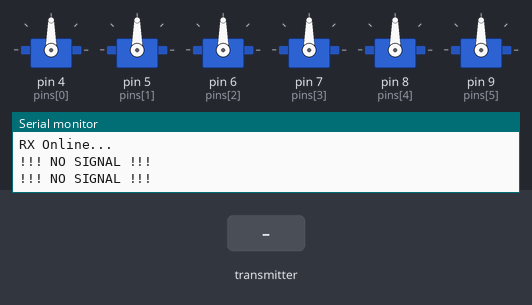
This sketch was run on a simulated Arduino Uno, built with avr-gcc and run on an emulated ATmega328P. Parts: 6 × servo, the last lines printed to the serial monitor. The test bench sets the inputs (shaded band). No radio packets arrive unless stated.

Above: at 1.2 s.
1.3 s: the transmitter starts sending j1x = 0
At 1.6 s:
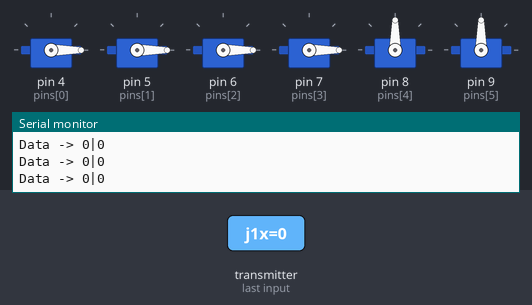
2.8 s: the transmitter starts sending j1y = 256
At 3.7 s:
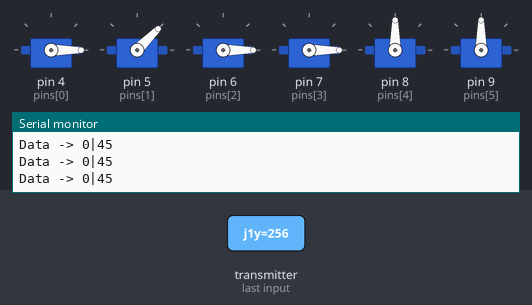
4.3 s: the transmitter starts sending j2x = 256
At 4.9 s:
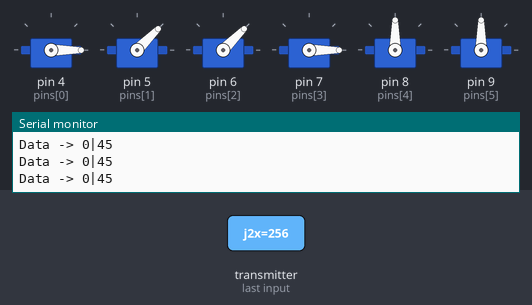
5.8 s: the transmitter starts sending j2y = 256
At 7.0 s:
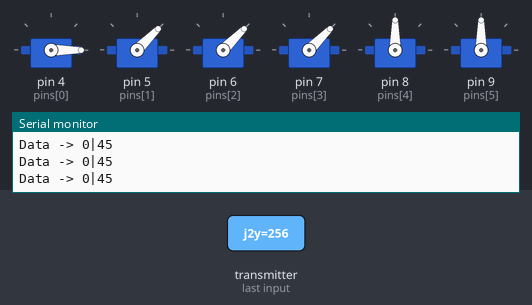
7.3 s: the transmitter starts sending ax = 25
At 8.3 s:
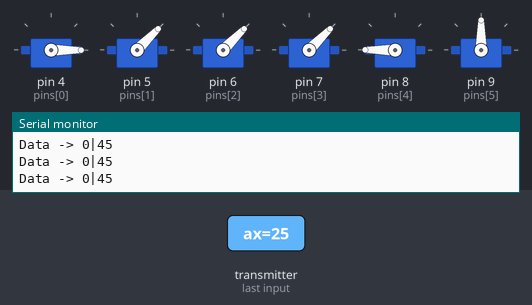
8.8 s: the transmitter starts sending ay = 25
At 9.5 s:
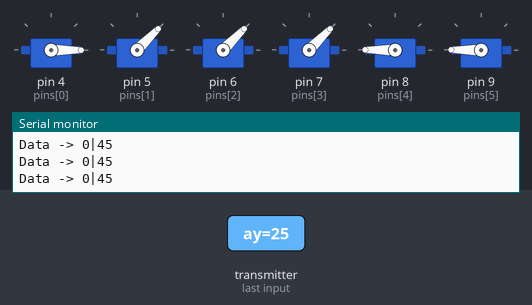
Timing chart, 0 to 11.3 s (numbered marks = the images above; inputs shaded):
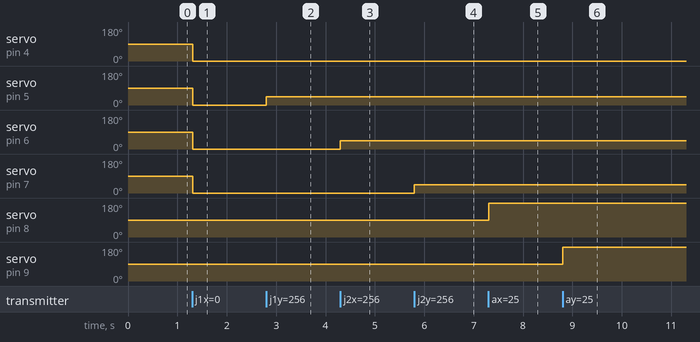

Measured:
- after the input at 1.3 s, servo on pin 4 (pins[0]), servo on pin 5 (pins[1]), servo on pin 6 (pins[2]), servo on pin 7 (pins[3]): 90° → 0° at once
- after the input at 2.8 s, servo on pin 5 (pins[1]): 0° → 45° at once
- after the input at 4.3 s, servo on pin 6 (pins[2]): 0° → 45° at once
- after the input at 5.8 s, servo on pin 7 (pins[3]): 0° → 45° at once
- after the input at 7.3 s, servo on pin 8 (pins[4]): 90° → 180° at once
- after the input at 8.8 s, servo on pin 9 (pins[5]): 90° → 180° at once

The sketch:

ReceiverCode.ino
```cpp
#include <SPI.h>
#include <RF24.h>
#include <Servo.h>

RF24 radio(2, 3); // CE, CSN
const byte addr[6] = "00001";

// Array for servos makes it easier to handle
Servo s[6];
int pins[] = {4, 5, 6, 7, 8, 9};

struct Payload {
  int j1x, j1y;
  int j2x, j2y;
  float ax, ay;
};

Payload packet;
unsigned long lastSeen = 0;

void setup() {
  Serial.begin(9600);

  if (!radio.begin()) {
    Serial.println("RF Fail");
    while(1);
  }

  radio.openReadingPipe(0, addr);
  radio.setPALevel(RF24_PA_LOW);
  radio.startListening();

  // Attach all servos and center them
  for(int i=0; i<6; i++) {
    s[i].attach(pins[i]);
    s[i].write(90);
  }

  Serial.println("RX Online...");
}

void loop() {
  if (radio.available()) {
    radio.read(&packet, sizeof(Payload));
    lastSeen = millis();

    // Map joy sticks (0-1023)
    int a1 = map(packet.j1x, 0, 1023, 0, 180);
    int a2 = map(packet.j1y, 0, 1023, 0, 180);
    int a3 = map(packet.j2x, 0, 1023, 0, 180);
    int a4 = map(packet.j2y, 0, 1023, 0, 180);

    // Map accel (-10 to 10) - doing some quick math here
    int a5 = map(constrain(packet.ax * 10, -100, 100), -100, 100, 0, 180);
    int a6 = map(constrain(packet.ay * 10, -100, 100), -100, 100, 0, 180);

    // Update servos
    s[0].write(a1); s[1].write(a2);
    s[2].write(a3); s[3].write(a4);
    s[4].write(a5); s[5].write(a6);

    // Quick debug
    Serial.print("Data -> ");
    Serial.print(a1); Serial.print("|"); Serial.println(a2);
  }

  // Failsafe if signal drops for > 1sec
  if (millis() - lastSeen > 1000) {
    for(int i=0; i<6; i++) s[i].write(90);
    Serial.println("!!! NO SIGNAL !!!");
    delay(100);
  }
}
```
